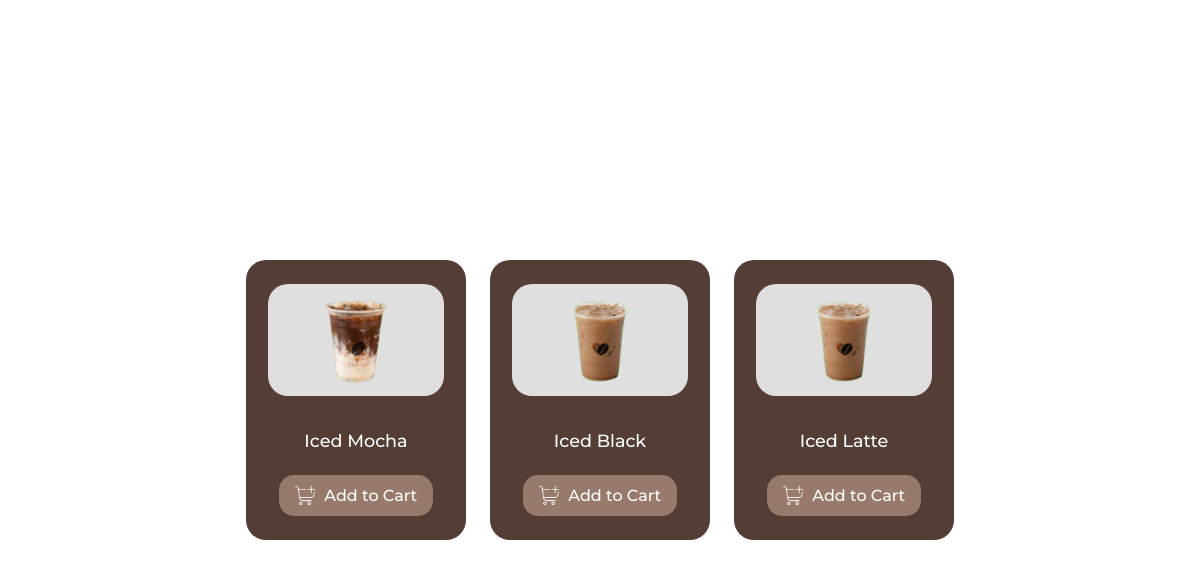
The app's page /user/boards/kofai.php with its own data.
### tables this page shows
CREATE TABLE `coffee` (
  `coffee_id` int(11) NOT NULL,
  `coffee_name` varchar(50) NOT NULL,
  `image` varchar(255) NOT NULL DEFAULT 'coffee.png'
);

### user/boards/kofai.php (the view, shortened to what this page needs)
<?php
include("../../site/backend/dbcon.php");
?>
<!DOCTYPE html>
<html lang="en">
<head>
  <link rel="stylesheet" href="/user/user.css" />
</head>
<body>
  <div class="kofai-body">
    <div class="kofai-container" id="kofai-container">
      <?php
      $kofai_query = "SELECT DISTINCT coffee.coffee_id, coffee.coffee_name, coffee.image
      FROM coffee
      LEFT JOIN coffee_price ON coffee.coffee_id = coffee_price.coffee_id
      WHERE coffee_price.status = 'active';";
      $kofai_query_run = mysqli_query($conn, $kofai_query);
      $num = 1;
      while ($row = mysqli_fetch_assoc($kofai_query_run)) {
        $coffee_image = $row['image'];
        echo "<div class='kofai' id='kofai$num'>
        <div class='kofai-image-container'>
          <img class='kofai-image' src='/src/$coffee_image' />
        </div>
        <h2 class='kofai-name' id='kofai-name'>" . $row['coffee_name'] . "</h2>
        <button class='kofai-add-to-cart-button' onclick='openKofaiPopUpContainer(" . $row['coffee_id'] . ",\"" . $row['coffee_name'] . "\", \"$coffee_image\")'>
          <img class='add-to-cart-image-button' src='/src/shopping-cart-add.png' />
          Add to Cart
        </button>
      </div>";
        $num++;
      }
      ?>
    </div>
  </div>
</body>
</html>

### user/user.css (style rules this page uses)
body { display: flex; justify-content: center; align-items: center; flex-direction: column; height: 100vh; margin: auto; font-family: 'Montserrat', Montserrat, serif; }
.add-to-cart-image-button { width: 15%; }
.kofai-body { display: flex; justify-content: center; align-items: center; flex-direction: column; height: 100vh; width: 100vw; }
.kofai-container { display: flex; justify-content: center; align-items: center; flex-wrap: wrap; height: 100%; width: 100%; gap: 2%; }
.kofai { display: flex; justify-content: space-evenly; align-items: center; flex-direction: column; background-color: #1a120b; height: 280px; width: 220px; border-radius: 20px; background-color: rgb(83, 61, 53); }
.kofai-image-container { display: flex; justify-content: center; align-items: center; height: 40%; width: 80%; background-color: rgb(223, 223, 223); border-radius: 20px; }
.kofai-image { width: 90px; }
.kofai-name { display: flex; justify-content: center; text-align: center; font-family: 'Montserrat', Montserrat; margin: 0; width: 100%;; margin-top: 5%; font-size:1.1em; font-weight: 500; color: white; }
.kofai-add-to-cart-button { display: flex; justify-content: space-around; align-items: center; font-family: 'Montserrat', Montserrat; font-size: 1em; font-weight: 500; padding: 5%; width: 70%; border: none; border-radius: 15px; background-color: rgb(151, 122, 107); color: white; cursor: pointer; }

### records on screen
coffee: shows a picture, coffee_name "Iced Mocha"
coffee: coffee_name "Iced Black"
coffee: image (picture), coffee_name "Iced Latte"
